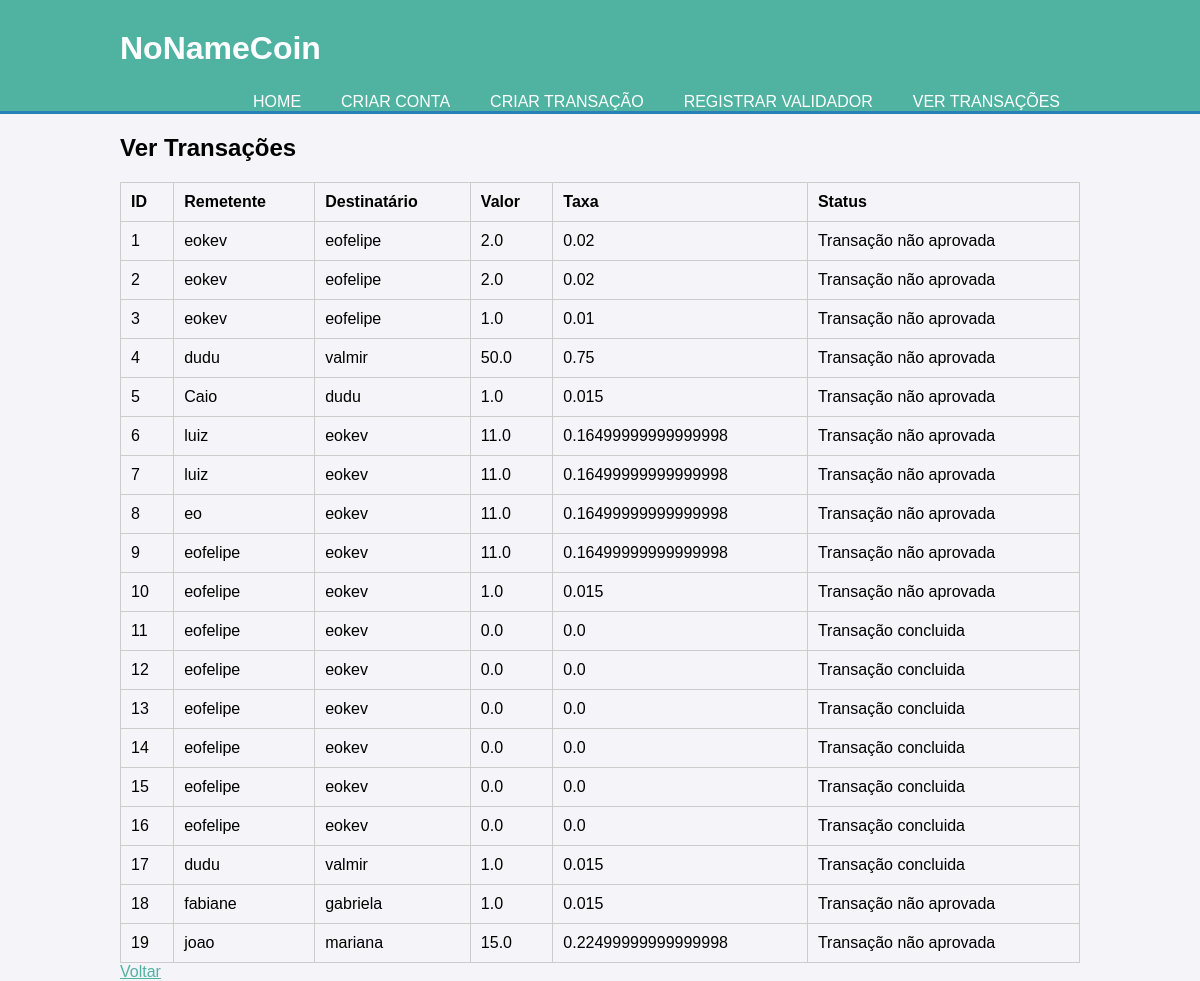
Before: /view_transactions with the older database file.
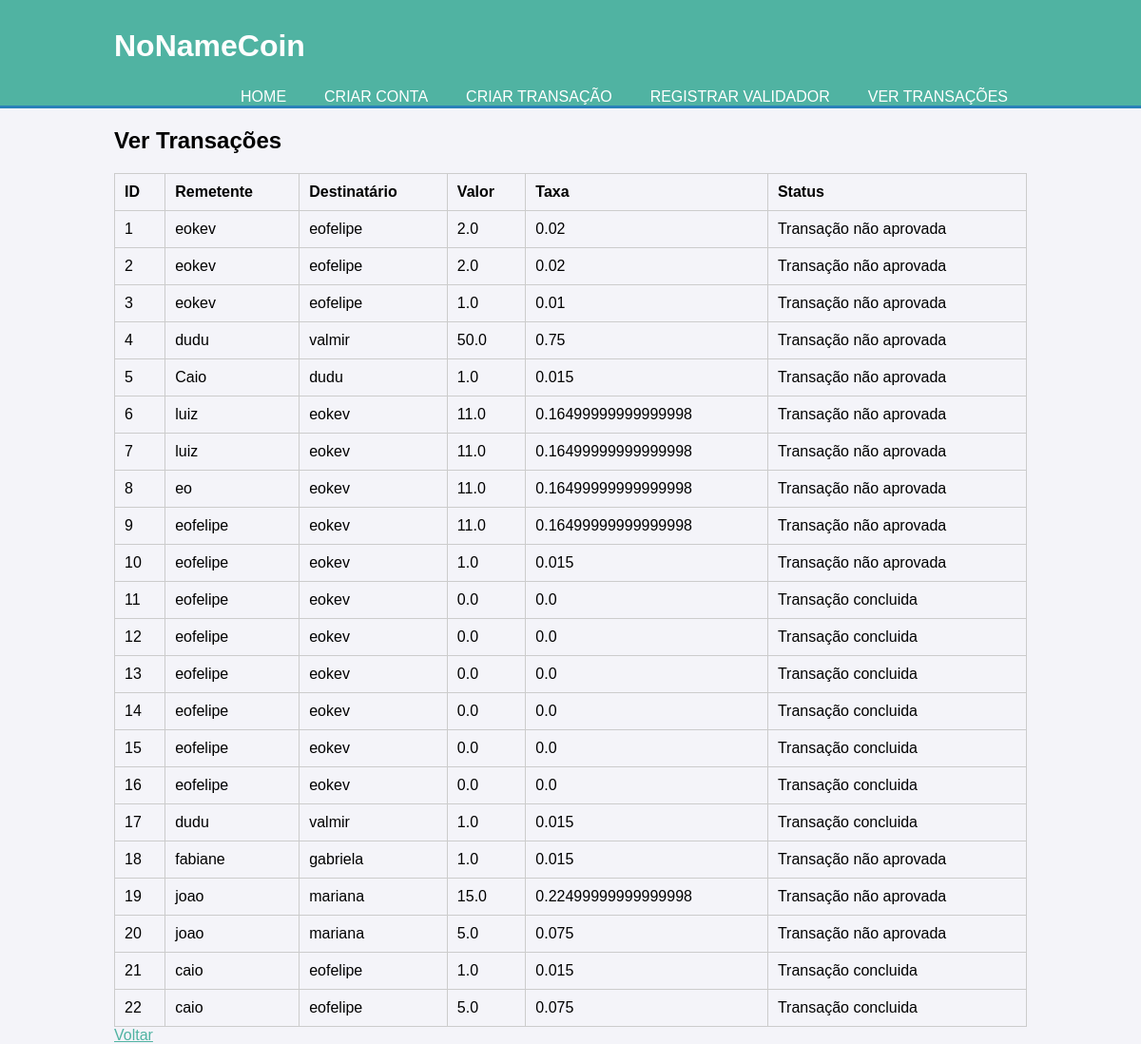
After: the same page with the newer database file.
### tables this page shows
CREATE TABLE transactions (
                      transaction_id INTEGER PRIMARY KEY AUTOINCREMENT,
                      sender TEXT NOT NULL,
                      receiver TEXT NOT NULL,
                      amount REAL NOT NULL,
                      fee REAL NOT NULL,
                      timestamp REAL NOT NULL,
                      validation_status INTEGER DEFAULT 0,
                      validator_id TEXT);

### app.py (the view)
@app.route('/view_transactions')
def view_transactions():
    conn = sqlite3.connect(db_name)
    cursor = conn.cursor()
    cursor.execute("SELECT * FROM transactions")
    transactions = cursor.fetchall()
    conn.close()
    return render_template('view_transactions.html', transactions=transactions)

### templates/view_transactions.html (shortened to what this page needs)
<!DOCTYPE html>
<html lang="en">
<head>
    <link rel="stylesheet" type="text/css" href="{{ url_for('static', filename='style.css') }}">
</head>
<body>
    <header>
        <div class="container">
            <div id="branding">
                <h1>NoNameCoin</h1>
            </div>
            <nav>
                <ul>
                    <li><a href="/">Home</a></li>
                    <li><a href="/create_account">Criar Conta</a></li>
                    <li><a href="/create_trans">Criar Transação</a></li>
                    <li><a href="/register_validator">Registrar Validador</a></li>
                    <li><a href="/view_transactions">Ver Transações</a></li>
                </ul>
            </nav>
        </div>
    </header>
    <div class="container">
        <h2>Ver Transações</h2>
        <table>
            <thead>
                <tr>
                    <th>ID</th>
                    <th>Remetente</th>
                    <th>Destinatário</th>
                    <th>Valor</th>
                    <th>Taxa</th>
                    <th>Status</th>
                </tr>
            </thead>
            <tbody>
                {% for transaction in transactions %}
                <tr>
                    <td>{{ transaction[0] }}</td>
                    <td>{{ transaction[1] }}</td>
                    <td>{{ transaction[2] }}</td>
                    <td>{{ transaction[3] }}</td>
                    <td>{{ transaction[4] }}</td>
                    <td>{{ 'Transação concluida' if transaction[6] == 1 else 'Transação não aprovada' }}</td>
                </tr>
                {% endfor %}
            </tbody>
        </table>
        <a href="/">Voltar</a>
    </div>
</body>
</html>

Changed rows visible on the page:
added transactions: validation_status "Transação não aprovada"
added transactions: validation_status "Transação concluida"
added transactions: validation_status "Transação concluida"
